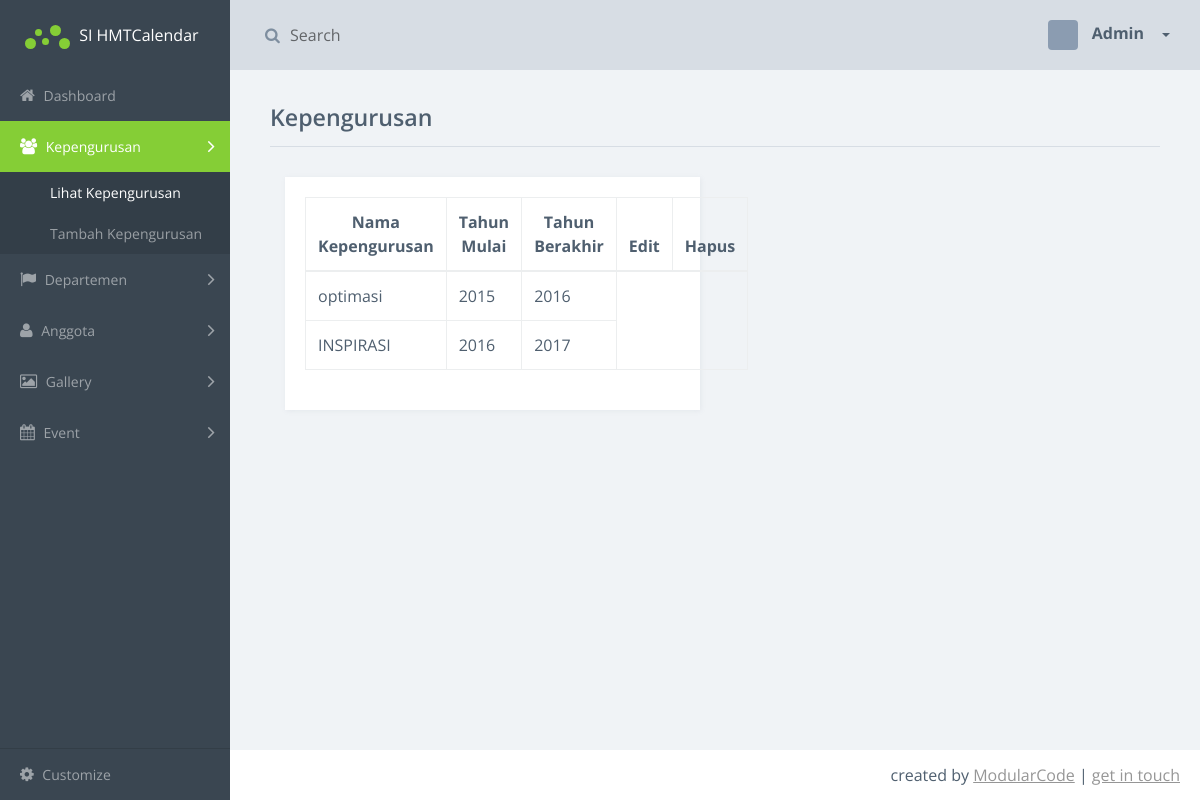
Page /index.php/kepengurusan_controller/list_kepengurusan on the earlier database version.
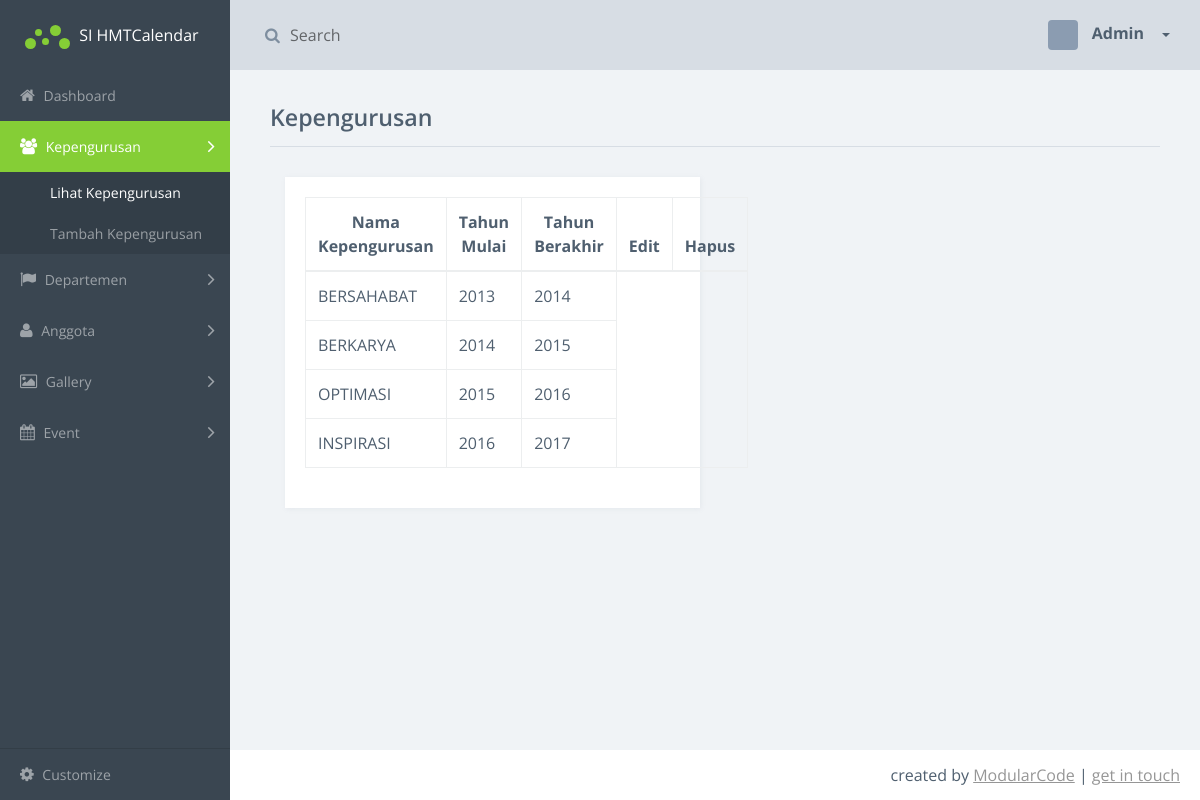
Same page on the later database version.
### tables this page shows
CREATE TABLE IF NOT EXISTS `kepengurusan` (
`id_kepengurusan` int(11) NOT NULL,
  `nama_kepengurusan` varchar(30) DEFAULT NULL,
  `tahun_mulai` varchar(4) DEFAULT NULL,
  `tahun_berakhir` varchar(4) DEFAULT NULL
);

### application/controllers/kepengurusan_controller.php (called while the page is built, shortened)
<?php
class kepengurusan_controller extends CI_Controller {
	public function list_kepengurusan()
	{
		$data['listkepengurusan'] 	= $this->Kepengurusan->tampil_kepengurusan();
		$this->load->view('admin/kepengurusan', $data);
	}
}

### index.php (called while the page is built, shortened)
<?php
require_once BASEPATH.'core/CodeIgniter.php';

### application/models/Kepengurusan.php (called while the page is built)
<?php
class Kepengurusan extends CI_Model{
	function tampil_kepengurusan(){
		$listkepengurusan = $this->db->query("select nama_kepengurusan, tahun_mulai, tahun_berakhir from kepengurusan order by tahun_mulai asc");
		return $listkepengurusan->result();
	}
}

### application/views/admin/kepengurusan.php (the view, shortened to what this page needs)
<!doctype html>
<html class="no-js" lang="en">
    <head>
        <link rel="stylesheet" href="<?php echo base_url() ?>css/vendor.css">
    </head>
    <body>
        <div class="main-wrapper">
            <div class="app" id="app">
                <header class="header">
                    <div class="header-block header-block-search hidden-sm-down">
                        <form role="search">
                            <div class="input-container"> <i class="fa fa-search"></i> <input type="search" placeholder="Search">
                            </div>
                        </form>
                    </div>
                    <div class="header-block header-block-nav">
                        <ul class="nav-profile">
                            <li class="profile dropdown">
                                <a class="nav-link dropdown-toggle" data-toggle="dropdown" href="#" role="button" aria-haspopup="true" aria-expanded="false">
                                    <div class="img" style="background-image: url('https://avatars3.githubusercontent.com/u/3959008?v=3&s=40')"> </div> <span class="name">
                      Admin
                    </span> </a>
                            </li>
                        </ul>
                    </div>
                </header>
                <aside class="sidebar">
                    <div class="sidebar-container">
                        <div class="sidebar-header">
                            <div class="brand">
                                <div class="logo"> <span class="l l1"></span> <span class="l l2"></span> <span class="l l3"></span> <span class="l l4"></span> <span class="l l5"></span> </div> SI HMTCalendar </div>
                        </div>
                        <nav class="menu">
                            <ul class="nav metismenu" id="sidebar-menu">
                                <li>
                                    <a href="<?php echo base_url(); ?>user"> <i class="fa fa-home"></i> Dashboard </a>
                                </li>
                                <li  class="active">
                                    <a href="<?php echo base_url(); ?>list_kepengurusan"> <i class="fa fa-group"></i> Kepengurusan <i class="fa arrow"></i> </a>
                                    <ul>
                                        <li  class="active"> <a href="">
                                            Lihat Kepengurusan
                                        </a> </li>
                                        <li> <a href="">
                                            Tambah Kepengurusan
                                        </a> </li>
                                    </ul>
                                </li>
                                <li>
                                    <a href="<?php echo base_url(); ?>list_departemen"> <i class="fa fa-flag"></i> Departemen <i class="fa arrow"></i> </a>
                                </li>
                                <li>
                                    <a href="<?php echo base_url(); ?>list_anggota"> <i class="fa fa-user"></i> Anggota <i class="fa arrow"></i> </a>
                                </li>
                                <li>
                                    <a href=""> <i class="fa fa-picture-o"></i> Gallery <i class="fa arrow"></i> </a>
                                </li>
                                <li>
                                    <a href=""> <i class="fa fa-calendar"></i> Event <i class="fa arrow"></i> </a>
                                </li>
                            </ul>
                        </nav>
                    </div>
                    <footer class="sidebar-footer">
                        <ul class="nav metismenu" id="customize-menu">
                            <li>
                                <a href=""> <i class="fa fa-cog"></i> Customize </a>
                            </li>
                        </ul>
                    </footer>
                </aside>
                <article class="content static-tables-page">
                    <div class="title-block">
                        <h1 class="title"> Kepengurusan </h1>
                    </div>
                    <section class="section">
		                <div class="row sameheight-container" id="dropdown-right">
		                    <div class="col-sm-6">
		                        <div class="card card-block sameheight-item" id="dropdown-right">
                                    <section class="example">
                                            <table class="table table-bordered">
                                                <thead>
                                                    <tr>
                                                        <th style="width: 30%">Nama Kepengurusan</th>
                                                        <th style="width: 20%">Tahun Mulai</th>
                                                        <th style="width: 20%">Tahun Berakhir</th>
                                                        <th style="width: 15%">Edit</th>
                                                        <th style="width: 15%">Hapus</th>
                                                    </tr>
                                                </thead>
                                                <tbody>
                                                    <?php
                                                        foreach ($listkepengurusan as $row)
                                                         {
                                                            echo "
                                                                <tr>
                                                                    <td >$row->nama_kepengurusan</td>
                                                                    <td>$row->tahun_mulai</td>
                                                                    <td >$row->tahun_berakhir</td>
                                                                </tr>
                                                            ";
                                                        }
                                                    ?>
                                                </tbody>
                                            </table>
                                        </section>
                        		</div>
                    		</div>
                    	</div>
                    </section>
                </article>
                <footer class="footer">
                    <div class="footer-block buttons"> <iframe class="footer-github-btn" src="https://ghbtns.com/github-btn.html?user=modularcode&repo=modular-admin-html&type=star&count=true" frameborder="0" scrolling="0" width="140px" height="20px"></iframe> </div>
                    <div class="footer-block author">
                        <ul>
                            <li> created by <a href="https://github.com/modularcode">ModularCode</a> </li>
                            <li> <a href="https://github.com/modularcode/modular-admin-html#get-in-touch">get in touch</a> </li>
                        </ul>
                    </div>
                </footer>
            </div>
        </div>
    </body>
</html>

### application/views/admin/kepengurusan.php (style rules this page uses)
th { text-align: center; }
#dropdown-right { margin-left: 0%; margin-right: -0%; }

Differences in the rows shown:
added kepengurusan: nama_kepengurusan "BERSAHABAT", tahun_mulai "2013", tahun_berakhir "2014"
added kepengurusan: nama_kepengurusan "BERKARYA", tahun_mulai "2014", tahun_berakhir "2015"
changed kepengurusan: nama_kepengurusan "optimasi" → "OPTIMASI"
